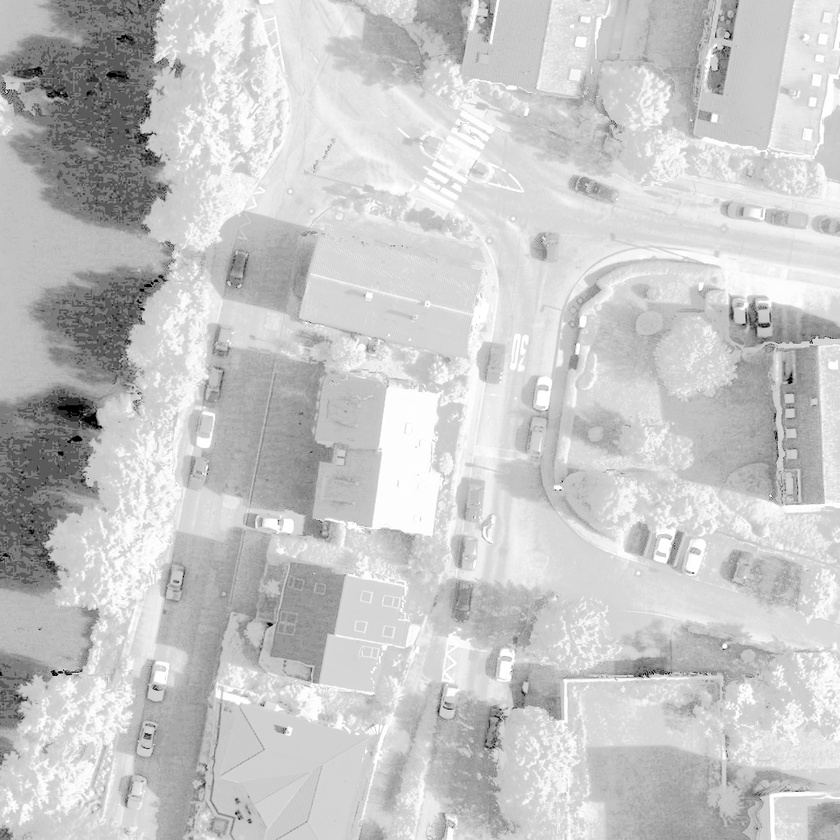
#> input picture 遥感数字图像处理/191830246-邹子健-作业04/Original_Reference.jpg, 840 x 840 px, shrunk from 1024 x 1024 before the run
$ python 4.py
#> lines starting #> are read from the running program, lines starting #| are printed output that depends on the picture
#> in main, img is the input picture: shape (840, 840); min 0, max 255, mean 198.8
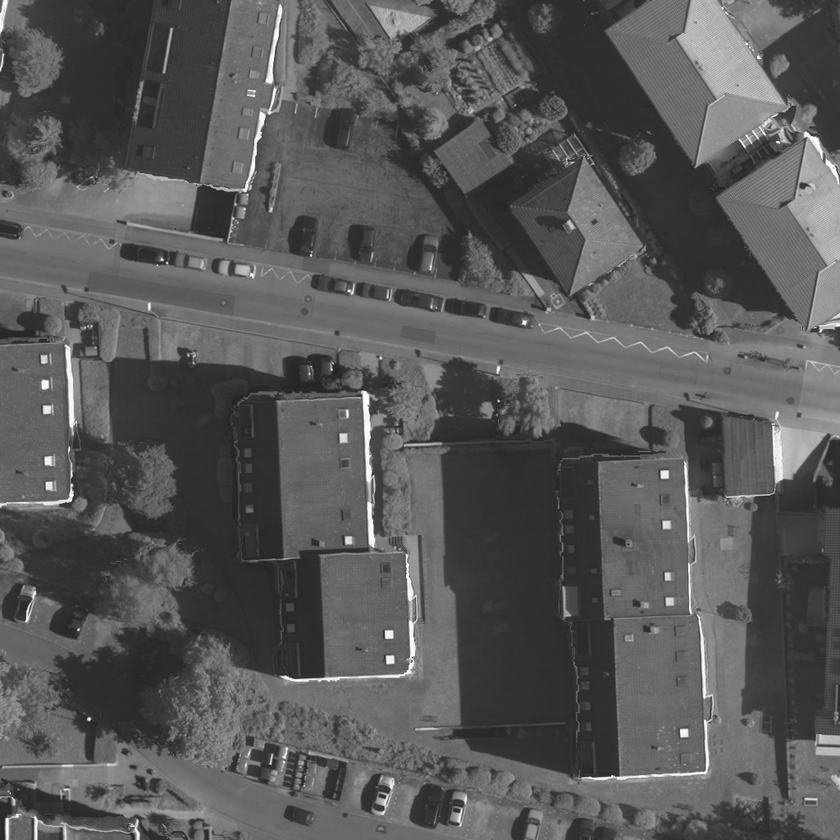
#> input picture 遥感数字图像处理/191830246-邹子健-作业04/Target_Img.png, 840 x 840 px, shrunk from 1024 x 1024 before the run
#> in main, ref is the input picture: shape (840, 840); min 23, max 255, mean 88
import numpy as np
import cv2
import matplotlib.pyplot as plt
from numpy.lib.shape_base import tile

def histPlot(ori,ref,out):
    # 统计图像直方图
    hist_ori = np.zeros(256, dtype=np.float32)
    for i in range(ori.shape[0]):
        for j in range(ori.shape[1]):
            index = ori[i, j]
            hist_ori[index] += 1

    hist_ref = np.zeros(256, dtype=np.float32)
    for i in range(ref.shape[0]):
        for j in range(ref.shape[1]):
            index = ref[i, j]
            hist_ref[index] += 1

    hist_out = np.zeros(256, dtype=np.float32)
    for i in range(out.shape[0]):
        for j in range(out.shape[1]):
            index = out[i, j]
            hist_out[index] += 1

    DN = range(256)
	#双Y轴展示直方图和积累图
    fig,(ax1,ax2,ax3) = plt.subplots(1,3,figsize=(18,6),sharey=True)
    # ax1.hist(hist_ori)
    ax1.bar(DN, hist_ori,color='b',label = 'origin')
    ax1.set_ylabel('Histogram')
    ax1.set_xlabel('GrayScale')
    ax2.bar(DN,hist_ref,color='g', label = 'reference')
    ax2.set_xlabel('GrayScale')
    ax3.bar(DN,hist_out,color='r', label = 'output')
    ax3.set_xlabel('GrayScale')

	#整饰
    fig.legend(loc=1, bbox_to_anchor=(1,1), bbox_transform = ax3.transAxes)
    fig.tight_layout()
    plt.xlim([0, 256])
    plt.savefig("hist.png")
    plt.show()

def cumuFre(src):
    row = src.shape[0]
#> row = 840
    col = src.shape[1]
#> col = 840
    hist = np.zeros(256, dtype = np.float32)
    cumuHist = np.zeros(256, dtype = np.float32)
    for i in range(row):
        for j in range(col):
            index = src[i, j]
            hist[index] += 1
#> after the loop, hist = 256 values, max 13381 at index 214, min 8 at index 23, mean 2756.2
    cumuHist[0] = hist[0]
    for i in range(1, 256):
        cumuHist[i] = cumuHist[i-1] + hist[i]
#> after the loop, cumuHist = 256 values from 225 to 705600
    cumuHist = cumuHist / np.float32(row*col)
#> cumuHist = 256 values from 0.000319 to 1
    return cumuHist

#直方图匹配
def histMatching(oriImg, tarImg):
    out = np.zeros_like(oriImg)
    cumu_ori = cumuFre(oriImg)
#> cumu_ori = 256 values from 0.000319 to 1
    cumu_tar = cumuFre(tarImg)
#> cumu_tar = 256 values from 0 to 1
    for i in range(256):
        tmp = abs(cumu_ori[i]-cumu_tar)
        tmp = tmp.tolist()
        idx = tmp.index(min(tmp))
        out[:, :][oriImg[:, :] == i] = idx
#> this loop made 256 passes
#> idx on passes 1 to 3: 37, 37, 37
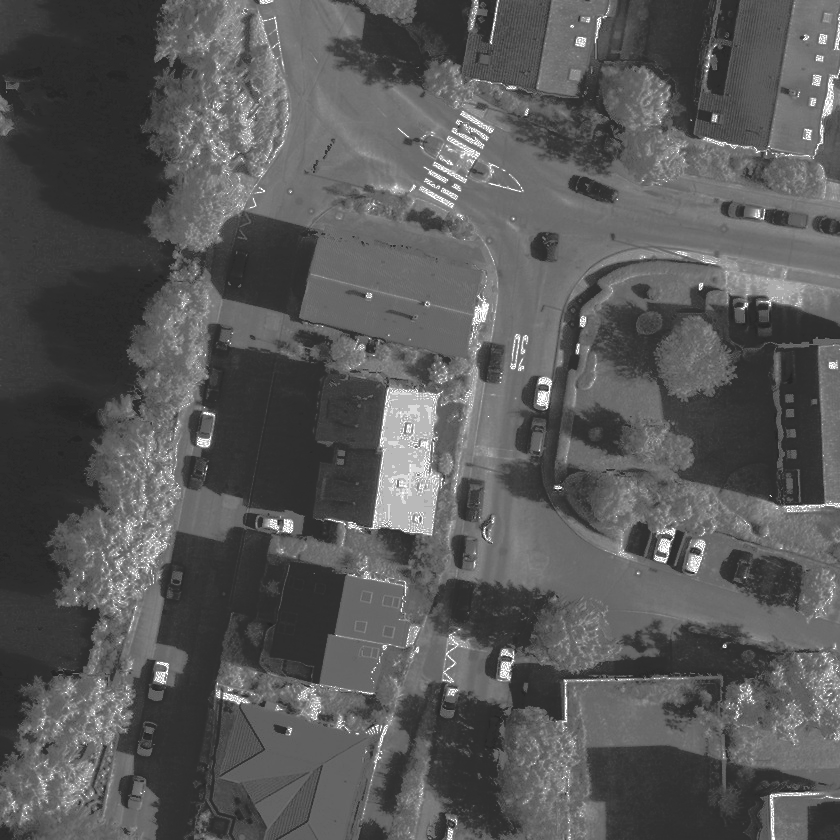
#> out: shape (840, 840); min 37, max 255, mean 88.5
    return out


def main():
    img = cv2.imread('Original_Reference.jpg',cv2.IMREAD_UNCHANGED)
    ref = cv2.imread('Target_Img.png',cv2.IMREAD_UNCHANGED)
    cv2.imshow('origin',img)
    cv2.imshow('reference',ref)
    out = histMatching(img,ref)
    cv2.imshow('out',out)
    cv2.waitKey(0)
    cv2.destroyAllWindows()
    histPlot(img,ref,out)
#> after the loop in histPlot, `for i in range(ori.shape[0]):`: hist_ori has the same summary as hist in cumuFre
#> after the loop in histPlot, `for i in range(ref.shape[0]):`: hist_ref = 256 values, max 23720 at index 47, min 0 at index 0, mean 2756.2
#> after the loop in histPlot, `for i in range(out.shape[0]):`: hist_out = 256 values, max 22360 at index 47, min 0 at index 0, mean 2756.2
#> in histPlot, `plt.savefig("hist.png")`:
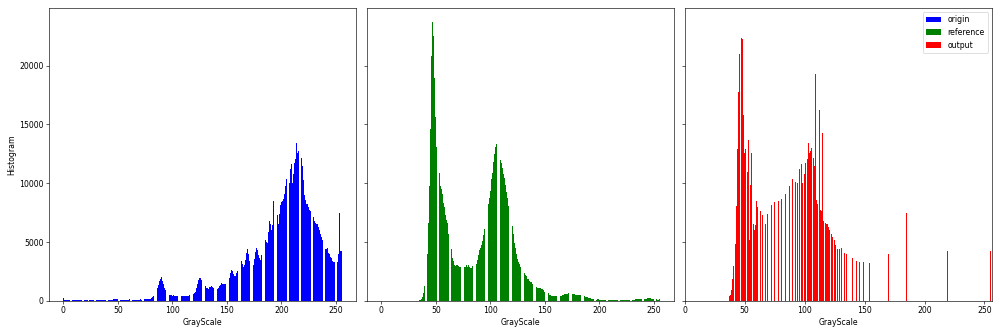
#> figure drawn by matplotlib, 3 panels; panel 1: tallest bar 13381 high, from x = 213.6 to 214.4
    cv2.imwrite('output.png',out)

if __name__ == '__main__':
    main()
